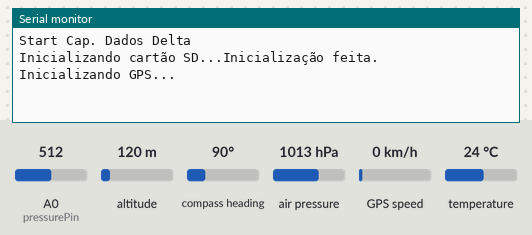
Simulated run of this sketch. Board: Arduino Uno, built with avr-gcc and run on an emulated ATmega328P. On the bench: the last lines printed to the serial monitor. Inputs (shaded band) come from the test bench; at power-on: altitude 120 m, air pressure 1013 hPa, GPS speed 0 km/h, temperature 24 °C, A0 (pressurePin) = 512, compass heading 90°. Storage starts empty; the GPS gets a fix after 3 s at 37.7749, -122.4194 with 8 satellites.

Above: at 1.3 s.
1.4 s: altitude set to 20 m
At 4.0 s:
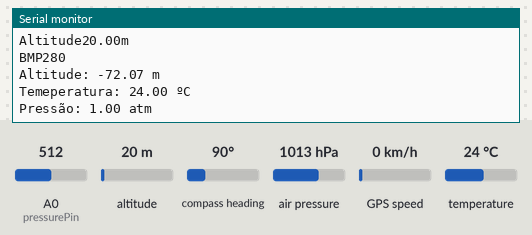
4.7 s: air pressure set to 952 hPa
At 6.0 s:
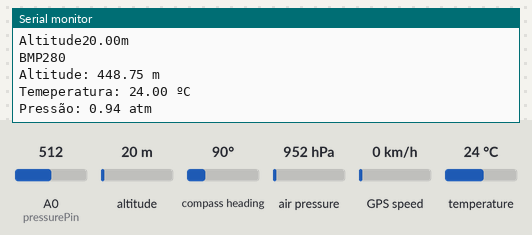
6.2 s: GPS speed set to 2 km/h
10.3 s: GPS speed set to 118 km/h
14.4 s: temperature set to 12 °C
At 16.0 s:
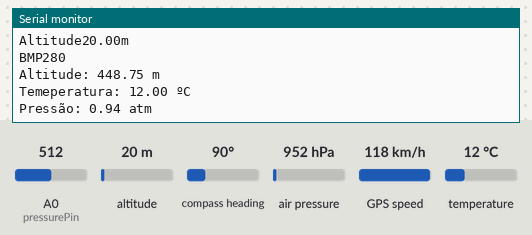
Timing chart, 0 to 16.9 s (numbered marks = the images above; inputs shaded):
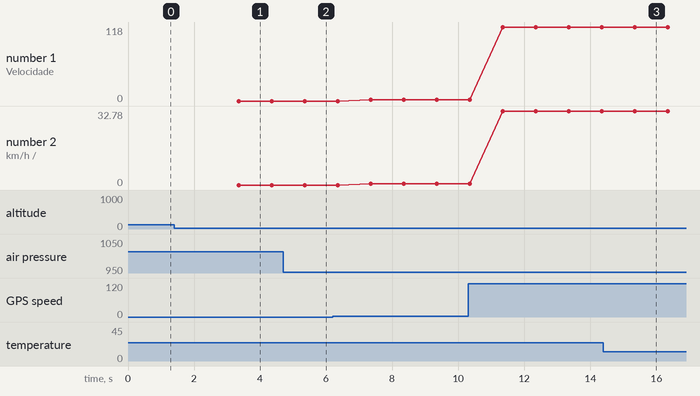

The sketch:

CodeCP2.0.ino
```cpp
#include "TinyGPS++.h"
#include "SoftwareSerial.h"
#include <Wire.h>
#include <SPI.h>
#include <SD.h>
#include <Adafruit_Sensor.h>
#include <Adafruit_BMP280.h>


//----------------------------------------------------------------------------------------

const float V_0 = 5.0; // Tensão de alimentação do sensor pitot (V)
const float rho = 1.204; // Densidade do ar (kg/m^3)

// Parâmetros de calibração
const int offset_size = 10; // Número de leituras para cálculo do offset
const int veloc_mean_size = 20; // Número de leituras para média da velocidade
const int zero_span = 2; // Faixa de zero da leitura do ADC

const int pressurePin = A0; // Pino analógico conectado à saída do sensor de pressão diferencial

// Variáveis globais
int offset = 0; // Offset do sensor
float veloc_mps = 0.0; // Velocidade em m/s
float veloc_kph = 0.0; // Velocidade em km/h
//---------------------------------------------------------------------------------------

//GPS
SoftwareSerial serial_connection(4, 3); //RX=pin 10, TX=pin 11
TinyGPSPlus gps;//This is the GPS object that will pretty much do all the grunt work with the NMEA data

uint8_t chipSelect = 8; // O pino CS da shield GPS
//----------------------------------------------------------------------------------------
  //SDcard
File dataFile;

//------------------------------------------------
// BM280
Adafruit_BMP280 sensor;
float altset  = 74.15;


void setup(){
  Serial.begin(9600);
  delay(100);
  Serial.println("Start Cap. Dados Delta");

  // ----------------------------------------------
    //BMP280
  //----------------------------------------------------------------

  // Pitot - Cálculo do offset
  for (int ii = 0; ii < offset_size; ii++) {
    offset += analogRead(pressurePin) - (1023 / 2);
  }
  offset /= offset_size;

  //----------------------------------------------------------------

  //Inicialização SD Card
  Serial.print("Inicializando cartão SD...");

  if (!SD.begin(8)) {
    Serial.println("Falha na inicialização!");
    //while (1);
  }else{
    Serial.println("Inicialização feita.");
  }


  //----------------------------------------------------------------

  // GPS
  serial_connection.begin(9600);
  Serial.println("Inicializando GPS...");
}

void loop()
{

  while(serial_connection.available()){
    gps.encode(serial_connection.read());
  }
  if(gps.location.isUpdated()){
    dataFile = SD.open("CapDadosLOG.txt", FILE_WRITE);
    if (!dataFile) Serial.println("Erro ao abrir o arquivo .txt");

    Serial.println("\n<-------------------------------------------------------------------->");
    //if (!dataFile) Serial.println("Erro ao abrir o arquivo .txt");

    Serial.println("\nDados GPS");
    Serial.print(gps.date.day() - 1 );
    Serial.print("/");
    Serial.print(gps.date.month());
    Serial.print("/");
    Serial.print(gps.date.year());
    Serial.print("  -  ");
    Serial.print(gps.time.hour() + 24 - 3 );
    Serial.print(":");
    Serial.print(gps.time.minute());
    Serial.print(":");
    Serial.println(gps.time.second());

    Serial.print("Satellite: ");
    Serial.println(gps.satellites.value());
    Serial.print("Latitude: ");
    Serial.print(gps.location.lat(), 6);
    Serial.print(" / ");
    Serial.print("Longitude: ");
    Serial.println(gps.location.lng(), 6);

    Serial.print("Velocidade: ");
    Serial.print(gps.speed.kmph());
    Serial.print(" km/h");
    Serial.print(" / ");
    Serial.print(gps.speed.mps());
    Serial.println(" m/s");

    Serial.print("Altitude");
    Serial.print(gps.altitude.meters());
    Serial.print("m");

    //Salvando dados GPS no SD Card
    dataFile.println("\n\n<-------------------------------------------------------------------->");
    dataFile.println("\nDados GPS");
    dataFile.print(gps.date.day());
    dataFile.print("/");
    dataFile.print(gps.date.month());
    dataFile.print("/");
    dataFile.print(gps.date.year());
    dataFile.print(" - ");
    dataFile.print(gps.time.hour() + 24 - 3);;
    dataFile.print(":");
    dataFile.print(gps.time.minute());
    dataFile.print(":");
    dataFile.println(gps.time.second());
    dataFile.close();

    BMP280();
    delay(100);
  }
}

/*
void Dados(){
  while(serial_connection.available()){
    gps.encode(serial_connection.read());
  }
  if(gps.location.isUpdated()){
    dataFile = SD.open("CapDadosLOG.txt", FILE_WRITE);

    Serial.println("<-------------------------------------------------------------------->");
    if (!dataFile) Serial.println("Erro ao abrir o arquivo .txt");

    Serial.println("\nDados GPS");
    Serial.print(gps.date.day());
    Serial.print("/");
    Serial.print(gps.date.month());
    Serial.print("/");
    Serial.print(gps.date.year());
    Serial.print("  -  ");
    Serial.print(gps.time.hour());
    Serial.print(":");
    Serial.print(gps.time.minute());
    Serial.print(":");
    Serial.println(gps.time.second());

    Serial.print("Satellite: ");
    Serial.println(gps.satellites.value());
    Serial.print("Latitude: ");
    Serial.print(gps.location.lat(), 6);
    Serial.print(" / ");
    Serial.print("Longitude: ");
    Serial.println(gps.location.lng(), 6);

    Serial.print("Velocidade: ");
    Serial.print(gps.speed.kmph());
    Serial.print(" km/h");
    Serial.print(" / ");
    Serial.print(gps.speed.mps());
    Serial.println(" m/s");

    Serial.print("Altitude");
    Serial.print(gps.altitude.meters());
    Serial.print("m");


    //Salvando dados GPS no SD Card
    dataFile.println("\n\n<-------------------------------------------------------------------->");
    dataFile.println("\nDados GPS");
    dataFile.print(gps.date.day());
    dataFile.print("/");
    dataFile.print(gps.date.month());
    dataFile.print("/");
    dataFile.print(gps.date.year());
    dataFile.print(" - ");
    dataFile.print(gps.time.hour() -3);;
    dataFile.print(":");
    dataFile.print(gps.time.minute());
    dataFile.print(":");
    dataFile.println(gps.time.second());

    dataFile.println("Satelite: ");
    dataFile.println(gps.satellites.value());
    dataFile.print("Latitude: ");
    dataFile.print(gps.location.lat(), 6);
    dataFile.print(" / ");
    dataFile.print("Longitude: ");
    dataFile.println(gps.location.lng(), 6);

    dataFile.print("Velocidade");
    dataFile.print(gps.speed.kmph());
    dataFile.print(" km/h");
    dataFile.print(" / ");
    dataFile.print(gps.speed.mps());
    dataFile.println(" m/s");

    dataFile.print("Altitude: ");
    dataFile.print(gps.altitude.meters());
    dataFile.println(" M");
    dataFile.close();
    delay(100);

  }
}*/

void BMP280(){
    dataFile = SD.open("CapDadosLOG.txt", FILE_WRITE);
    //if (!dataFile) Serial.println("Erro ao abrir o arquivo .txt");
    sensor.begin();
    Serial.println("\n\nBMP280");
    Serial.print("Altitude: ");
    Serial.print((sensor.readAltitude(1013.25)-altset), 2);
    Serial.println(" m");
    Serial.print("Temeperatura: ");
    Serial.print(sensor.readTemperature(), 2);
    Serial.println(" ºC ");
    Serial.print("Pressão: ");
    Serial.print(sensor.readPressure()/101325, 2); // // converte pressão em hPa para atm
    Serial.println(" atm");

    dataFile.println("\n\nBMP280");
    dataFile.print("Altitude: ");
    dataFile.print(sensor.readAltitude(1013.25), 2);
    dataFile.println(" m");
    dataFile.print("Temeperatura: ");
    dataFile.print(sensor.readTemperature(), 2);
    dataFile.println(" ºC");
    dataFile.print("Pressão: ");
    dataFile.print(sensor.readPressure()/101325, 2); // // converte pressão em hPa para atm
    dataFile.println(" atm");
    dataFile.close();

}
void Pitot(){
   dataFile = SD.open("CapDadosLOG.txt", FILE_WRITE);

  //Sensor de velocidade
  float adc_avg = 0;

  // Leituras do ADC para média da velocidade
  for (int ii = 0; ii < veloc_mean_size; ii++) {
    adc_avg += analogRead(pressurePin) - offset;
  }
  adc_avg /= veloc_mean_size;

  // Cálculo da velocidade em m/s
  if (adc_avg > 512 - zero_span && adc_avg < 512 + zero_span) {
    // Velocidade próxima a zero
    veloc_mps = 0.0;
  } else {
    if (adc_avg < 512) {
      // Velocidade negativa
      veloc_mps = -sqrt((-10000.0 * ((adc_avg / 1023.0) - 0.5)) / rho);
    } else {
      // Velocidade positiva
      veloc_mps = sqrt((10000.0 * ((adc_avg / 1023.0) - 0.5)) / rho);
    }
  }

  // Cálculo da velocidade em km/h
  veloc_kph = veloc_mps * 3.6;

  // Impressão dos resultados na porta serial
  Serial.println("\n\nDados Tubo de Pitot:");
  Serial.print("Velocidade: ");
  Serial.println(veloc_mps);
  Serial.print("m/s");
  Serial.print(" / ");
  Serial.println(veloc_kph);
  Serial.print(" (km/h)");

  dataFile.println("\n\nDados Tubo de Pitot:");
  dataFile.print("Velocidade: ");
  dataFile.print(veloc_mps);
  dataFile.print(" m/s");
  dataFile.print(" / ");
  dataFile.print(veloc_kph);
  dataFile.println(" km/h");
  dataFile.close();
}
```

Measured:
- after the input at 1.4 s, the serial monitor: prints a new line after 2.0 s (image 1)
- after the input at 4.7 s, the serial monitor: prints a new line after 0.71 s (image 2)
- after the input at 14.4 s, the serial monitor: prints a new line after 1.0 s (image 3)
- plotted number 1: 0 → 2 after the input at 6.2 s, 2 → 118 after the input at 10.3 s
- plotted number 2: 0 → 0.56 after the input at 6.2 s, 0.56 → 32.78 after the input at 10.3 s
